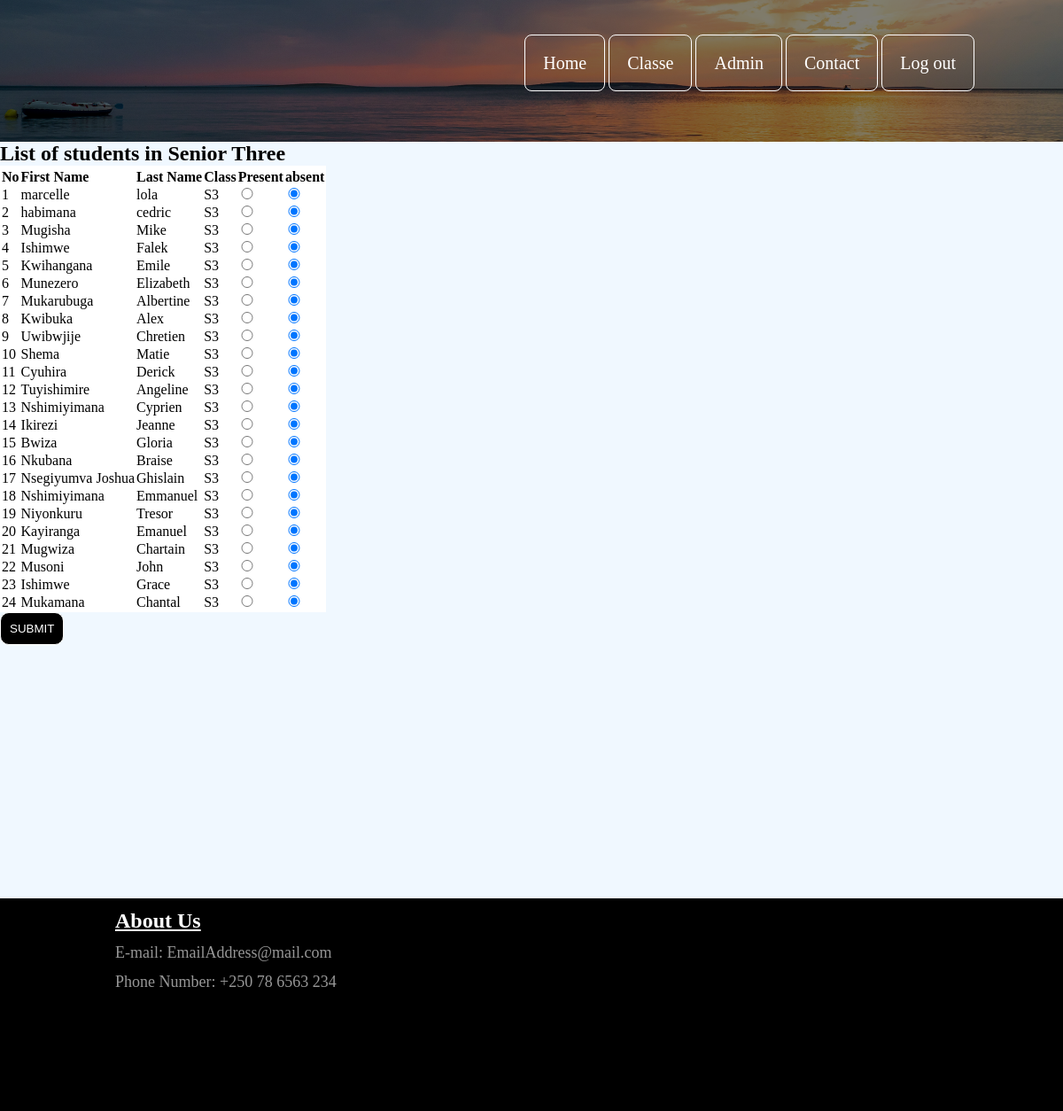
The page /s3.php on the database its author committed.
### tables this page shows
CREATE TABLE `students` (
  `id` int(11) NOT NULL,
  `fname` varchar(32) DEFAULT NULL,
  `lname` varchar(32) DEFAULT NULL,
  `class` text DEFAULT NULL,
  `age` int(11) DEFAULT NULL
);

### s3.php (the view, shortened to what this page needs)
<?php
$dbhost="localhost";
$dbUserName="root";
$dbpwd="";
$dbName="student";
$conn=mysqli_connect($dbhost,$dbUserName,$dbpwd,$dbName);
?>
<!DOCTYPE html>
<html lang="en">
<head>
    <link rel="stylesheet" type="text/css" href="cascad.css">
	<link rel="stylesheet" href="style.css">
</head>
<body>
    <header>
        <nav>
            <div class="navigation-tab">
                <ul>
                    <li><a href="index.php">Home</a></li>
                    <li><a href="Classe.php">Classe</a></li>
					<li><a href="admin.php">Admin</a></li>
					<li><a href="contact.html">Contact</a></li>
                    <li><a href="logout.php">Log out</a></li>
                </ul>
            </div>
        </nav>
    </header>
    <h2>List of students in Senior Three</h2>
    <form action="presence2.php" method="POST">
<table style="background-color:white">
    <th>
        <tr>
            <Td><b>No</b> </Td>
            <Td><b>First Name</b> </Td>
            <td><b>Last Name</b></td>
            <td><b>Class</b></td>
            <td><b>Present</b></td>
            <td><b>absent</b></td>
        </tr>
    </th>
        <?php
         $sql="SELECT * FROM students WHERE class='S3';";
         $result=mysqli_query($conn,$sql);
         $resultCheck=mysqli_num_rows($result);
         if($resultCheck<1)
         {
             echo 'No S3 students registered!';
         }
         elseif($resultCheck>0)
         {
            $i=1;
            while($row=mysqli_fetch_assoc($result))
            {
                echo '<tr><td>'.$i.'</td>';
                echo '<td>'.$row["fname"].'</td>';
                echo '<td>'.$row["lname"].'</td>';
                echo '<td>'.$row["class"].'</td>';
                echo '<td><input type="radio" name="present_'.$row['id'].'" style="width:20px" value="present"></td>';
                echo '<td><input type="radio" name="present_'.$row['id'].'" style="width:20px" value="absent" checked></td>';
                echo '</tr>';
                $i++;
            }
         }
        ?>
</table>
    <button type="submit" name="submit">SUBMIT</button>
    </form>
    <footer>
    <h3>About Us</h3>
   <p><i class="fas fa-envelope-open"></i>E-mail: EmailAddress@mail.com<br></p>
   <p>Phone Number: +250 78 6563 234</p>
</footer>
</body>
</html>

### cascad.css (style rules this page uses)
button { padding: 10px; border: 0.9px solid #ffffff ; background-color: black; border-radius: 10px; color: white; }
header { background-image:linear-gradient(rgba(0,0,0,0.5),rgba(0,0,0,0.5)), url(../1.jpg); height: 20vh; background-size: cover; background-position: center; }
.navigation-tab ul { list-style: none; float: right; margin-right: 100px; margin-top: 71px; }
.navigation-tab ul li { display: inline; }
.navigation-tab ul li a { color: white; background-color: transparent; font-style: helvetica; padding: 20px; border-radius: 8px; font-size: 20px; text-decoration: none; border: 0.2px solid #ffffff ; transition: 0.6s ease; }

### style.css (style rules this page uses)
* { margin: 0; padding: 0; font-family: century 'Franklin Gothic Medium', 'Arial Narrow', Arial, sans-serif; }
header { background-image:linear-gradient(rgba(0,0,0,0.5),rgba(0,0,0,0.5)), url(1.jpg); height: 20vh; background-size: cover; background-position: center; }
body { background-image: url("3.jpg"); background-size: cover; background-position: center; background-color: aliceblue; }
.navigation-tab ul { list-style: none; float: right; margin-right: 100px; margin-top: 60px; }
.navigation-tab ul li { display: inline; }
.navigation-tab ul li a { color: white; background-color: transparent; font-style: helvetica; padding: 20px; border-radius: 8px; font-size: 20px; text-decoration: none; border: 0.2px solid #ffffff ; transition: 0.6s ease; }
footer { margin-top: 286px; background-color: black; height: 30vh; }
footer h3 { color: #ffff; font-size: 24px; margin-left: 130px; text-decoration: underline; padding-top: 12px; }
footer p { color: #c4c4c4c4; font-size: 18px; margin-left: 130px; padding-top: 12px; }

### rows shown on the page
students: fname "marcelle", lname "lola", class "S3"
students: fname "habimana", lname "cedric", class "S3"
students: fname "Mugisha", lname "Mike", class "S3"
students: fname "Ishimwe", lname "Falek", class "S3"
students: fname "Kwihangana", lname "Emile", class "S3"
students: fname "Munezero", lname "Elizabeth", class "S3"
students: fname "Mukarubuga", lname "Albertine", class "S3"
students: fname "Kwibuka", lname "Alex", class "S3"
students: fname "Uwibwjije", lname "Chretien", class "S3"
students: fname "Shema", lname "Matie", class "S3"
students: fname "Cyuhira", lname "Derick", class "S3"
students: fname "Tuyishimire", lname "Angeline", class "S3"
students: fname "Nshimiyimana", lname "Cyprien", class "S3"
students: fname "Ikirezi", lname "Jeanne", class "S3"
students: fname "Bwiza", lname "Gloria", class "S3"
students: fname "Nkubana", lname "Braise", class "S3"
students: fname "Nsegiyumva Joshua", lname "Ghislain", class "S3"
students: fname "Nshimiyimana", lname "Emmanuel", class "S3"
students: fname "Niyonkuru", lname "Tresor", class "S3"
students: fname "Kayiranga", lname "Emanuel", class "S3"
students: fname "Mugwiza", lname "Chartain", class "S3"
students: fname "Musoni", lname "John", class "S3"
students: fname "Ishimwe", lname "Grace", class "S3"
students: fname "Mukamana", lname "Chantal", class "S3"
